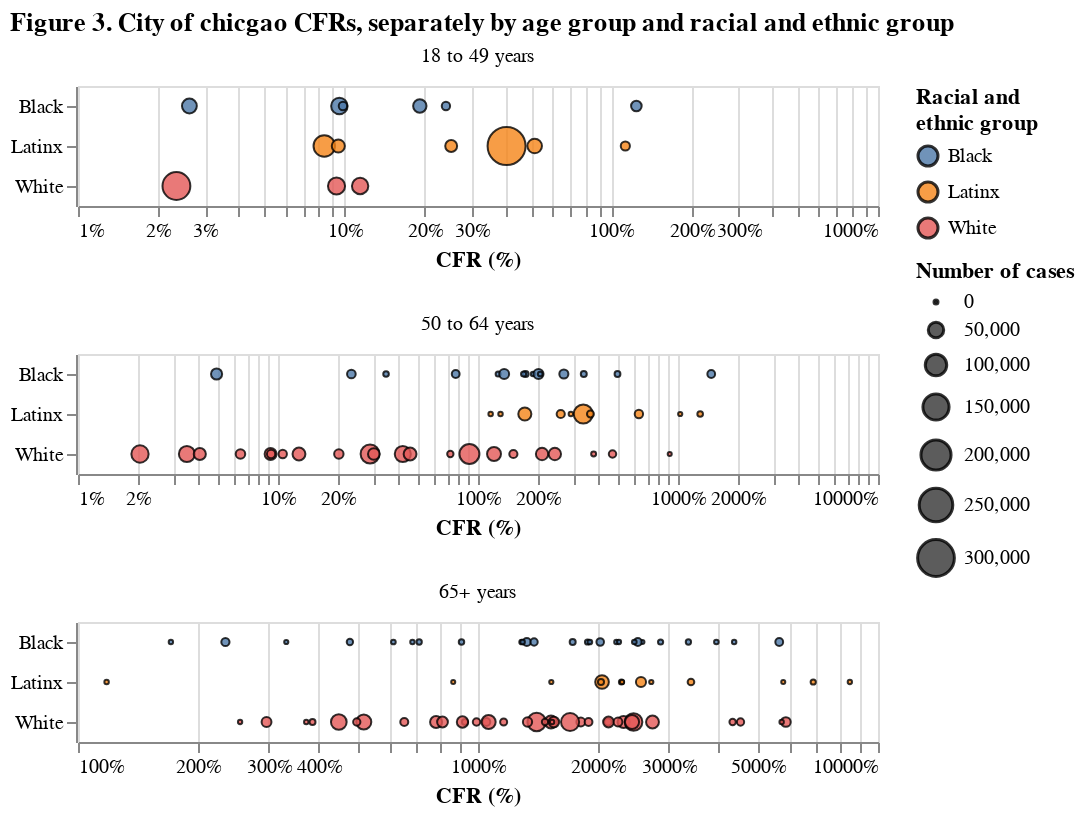

Notebook cell for this chart:
### Code cell
## plotting figure 3

alt.data_transformers.enable('default', max_rows=None)
fig3 = alt.Chart(figure3_data_cases_deaths).transform_filter(
    alt.datum.CFR > 0  
).mark_circle(
    opacity=0.8,
    stroke='black',
    strokeWidth=1
).encode(
    alt.X('CFR:Q', axis=alt.Axis(title='CFR (%)', format='%'),
          scale=alt.Scale(type='log')),
    alt.Y('ethgrp:N', title=None),
    alt.Color('ethgrp:N', legend=alt.Legend(title=['Racial and', 'ethnic group'])),
    alt.Size('case_count:Q',
        legend=alt.Legend(title='Number of cases'))
).facet(
    row=alt.Row('age_group:N', title=None, header=alt.Header(labelOrient='top'))
).resolve_scale(
    x='independent'
).properties(
    title='Figure 3. City of chicgao CFRs, separately by age group and racial and ethnic group'
).configure_title(
    anchor='start'
)
fig3

### Figure 1 — Vega-Lite specification as saved in the notebook (floating-point values rounded to 4 significant figures; data arrays with more than 128 entries replaced by an {"elided": "..."} marker saying what was removed)
{"config": {"view": {"continuousWidth": 400, "continuousHeight": 300}, "title": {"anchor": "start"}}, "data": {"name": "data-379574f1d9e97dc8998e6b1a0fcc261b"}, "facet": {"row": {"field": "age_group", "header": {"labelOrient": "top"}, "title": null, "type": "nominal"}}, "spec": {"mark": {"type": "circle", "opacity": 0.8, "stroke": "black", "strokeWidth": 1}, "encoding": {"color": {"field": "ethgrp", "legend": {"title": ["Racial and", "ethnic group"]}, "type": "nominal"}, "size": {"field": "case_count", "legend": {"title": "Number of cases"}, "type": "quantitative"}, "x": {"axis": {"format": "%", "title": "CFR (%)"}, "field": "CFR", "scale": {"type": "log"}, "type": "quantitative"}, "y": {"field": "ethgrp", "title": null, "type": "nominal"}}, "transform": [{"filter": "(datum.CFR > 0)"}]}, "resolve": {"scale": {"x": "independent"}}, "title": "Figure 3. City of chicgao CFRs, separately by age group and racial and ethnic group", "$schema": "https://vega.github.io/schema/vega-lite/v4.17.0.json", "datasets": {"data-379574f1d9e97dc8998e6b1a0fcc261b": {"elided": "468 records"}}}
